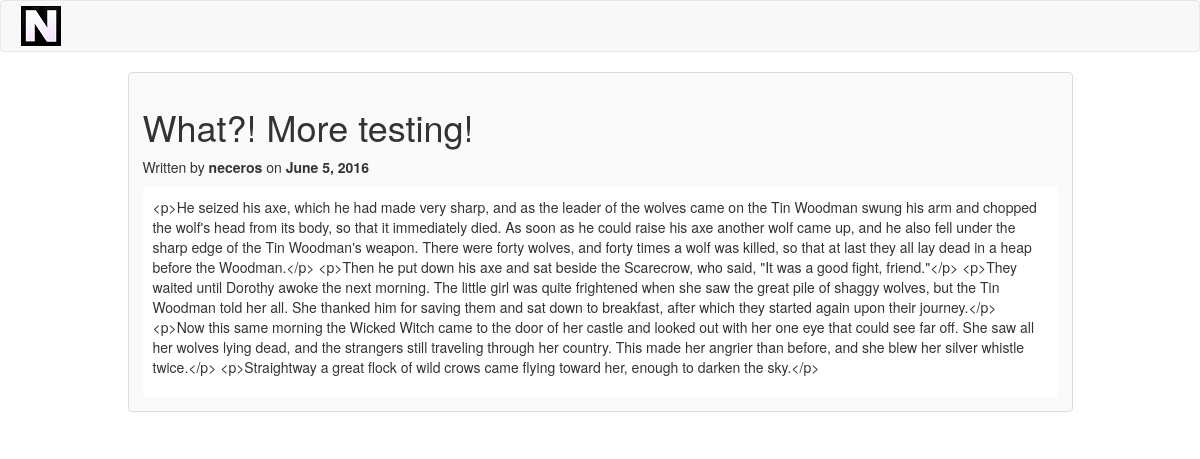
/what-more-testing/, run on the app's committed database.
### posts/models.py (models this page shows, shortened)
class Post(models.Model):
    user = models.ForeignKey(settings.AUTH_USER_MODEL, )
    title = models.CharField(max_length=200)
    content = models.TextField()
    slug = models.SlugField(max_length=200, unique=True)
    published = models.BooleanField(default=True)
    created = models.DateTimeField(auto_now_add=True)
    updated = models.DateTimeField(auto_now=True)
    tags = models.ManyToManyField(Tag)
    objects = PostQuerySet.as_manager()
    class Meta:
        verbose_name = "Blog Post"
        verbose_name_plural = "Blog Posts"
        ordering = ["-created", "-updated"]

### posts/views.py (the view)
# urls.py: url(r'^(?P<slug>[\w-]+)/$', homeview.posts_detail, name="detail")
def posts_detail(request, slug=None):
    queryset = get_object_or_404(Post, slug=slug)
    content = {
        "content": queryset,
        "title": queryset.title[0:20]
    }
    return render(request, "detail.html", content)

### templates/detail.html (shortened to what this page needs)
{% extends "base.html" %}
{% load django_markdown %}
{% block content %}
<div class="row">
    <div class="col-sm-10 col-sm-offset-1">
        <div class="thumbnail post">
            <div class="post-header">
                <h1>{{ content.title }}</h1>
                <p>Written by <strong>{{ content.user }}</strong>
                    on <strong>{{ content.created|date }}</strong>
                </p>
                <div class="post-content">
                    <p>{{ content.content|markdown }}</p>
                </div>
            </div>
        </div>
    </div>
</div>
{% endblock %}

### static/css/base.css (style rules this page uses)
.post { background-color: #fafafa; }
.post-content { padding: 10px; background-color: #FFFFFF; }
.post-header { padding: 10px; }

### data on the page
Post: title "What?! More testing!", user "neceros", created "June 5, 2016", content "<p>He seized his axe, which he had made very sharp, and as the leader of the wolves came on the Tin Woodman swung his arm and chopped the wolf's head from its body, so that it immediately died. As soon as he could raise his axe another wolf came up, and he also fell under the sharp edge of the Tin Woodman's weapon. There were forty wolves, and forty times a wolf was killed, so that at last they all lay dead in a heap before the Woodman.</p> <p>Then he put down his axe and sat beside the Scarecrow, who said, \"It was a good fight, friend.\"</p> <p>They waited until Dorothy awoke the next morning. The little girl was quite frightened when she saw the great pile of shaggy wolves, but the Tin…"
